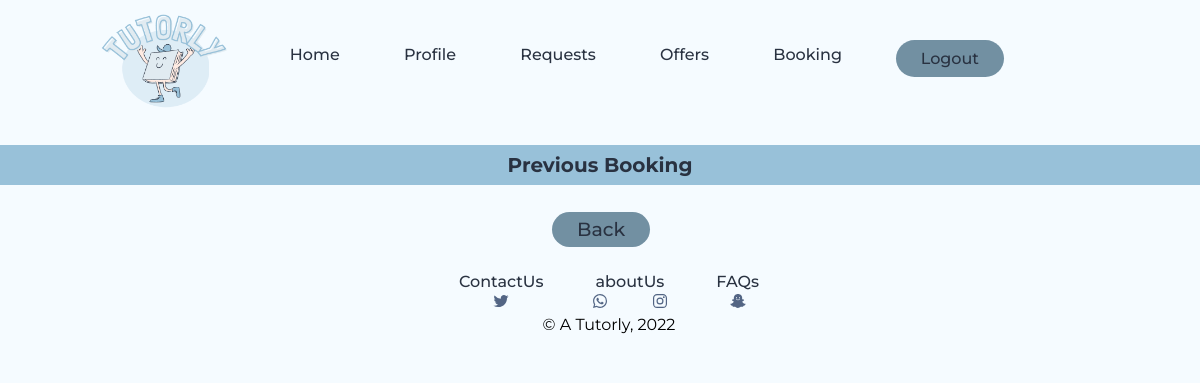
The page /php_files/PreviousBooking.php (signed in) on the database as committed earlier.
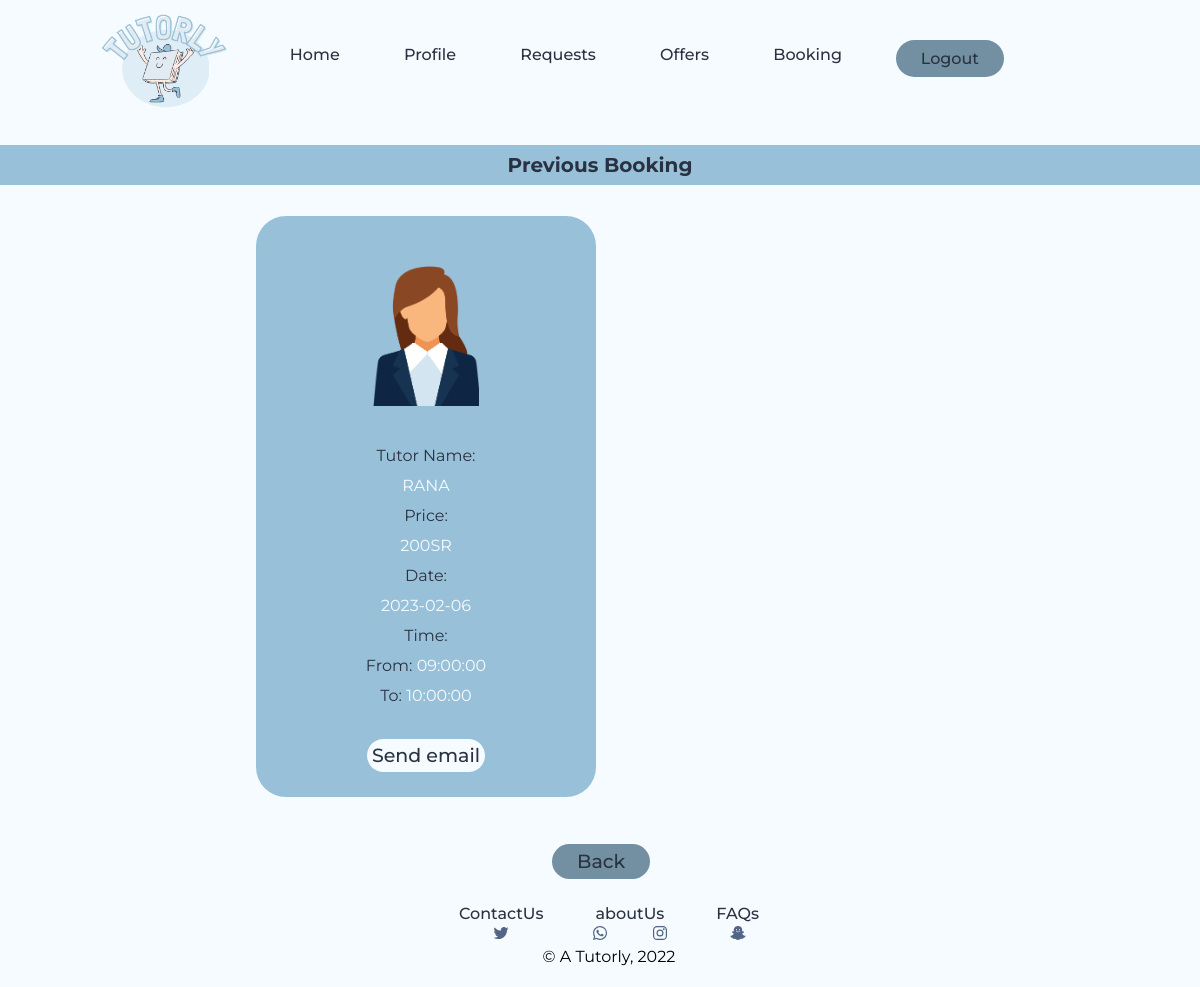
The same page on the database as committed later.
### tables this page shows
CREATE TABLE `offer` (
  `id` int(30) NOT NULL,
  `price` int(110) NOT NULL,
  `tutorName` varchar(200) NOT NULL,
  `RequestID` int(11) NOT NULL,
  `offerstatus` varchar(2000) NOT NULL,
  `tutorEmail` varchar(100) NOT NULL,
  `startDate` date NOT NULL,
  `startTime` time NOT NULL,
  `endTime` time NOT NULL
);

CREATE TABLE `tutor` (
  `email` varchar(100) NOT NULL,
  `password` varchar(30) NOT NULL,
  `firstName` varchar(100) NOT NULL,
  `lastName` varchar(100) NOT NULL,
  `gender` varchar(7) NOT NULL,
  `ID` int(11) NOT NULL,
  `age` int(11) NOT NULL,
  `city` varchar(30) NOT NULL,
  `phone` varchar(30) NOT NULL,
  `bio` text NOT NULL,
  `img` varchar(100) NOT NULL
);

CREATE TABLE `requests` (
  `TypeOfClass` varchar(100) NOT NULL,
  `ID` int(11) NOT NULL,
  `status` varchar(100) NOT NULL,
  `parentEmail` varchar(255) DEFAULT NULL,
  `startDate` date NOT NULL,
  `startTime` time NOT NULL,
  `endTime` time NOT NULL,
  `comments` text NOT NULL,
  `created_at` datetime NOT NULL DEFAULT current_timestamp() ON UPDATE current_timestamp()
);

### php_files/PreviousBooking.php (the view, shortened to what this page needs)
<!DOCTYPE html>
<html>
    <head>
    <link rel ="stylesheet" type= "text/css" href="../css_files/common.css">
    <link rel ="stylesheet" type= "text/css" href="../css_files/TutorsOffers.css">
    </head>
     <body>
     <?php include("../php_files/parentHeader.php");?>
        <h2> Previous Booking</h2>
        <?php
         $servername= "localhost";
         $username= "root" ;
         $password= "";
         $dbname= "381" ;
         $connection= mysqli_connect($servername,$username,$password,$dbname);
         $session_email= $_SESSION['email'];
         $sql = "SELECT * FROM `offer`  INNER JOIN requests
         ON requests.ID = offer.RequestID  INNER JOIN tutor
         ON tutor.email  = offer.tutorEmail   where requests.parentEmail='$session_email' and offer.offerstatus='accepted'";
         $userFound = mysqli_query($connection,$sql);
         if($userFound){
         if(mysqli_num_rows($userFound) > 0) {
         while ($row = mysqli_fetch_assoc($userFound)) {
         if (date('Y-m-d') >$row['startDate']) {
        ?>
        <div class="PreviousBooking">
            <p class="container" style="width: 340px; height:auto;">
             <img src="../images/<?php echo $row['img']; ?>" class="pic"  height="190" style="padding:20px;" alt="Tutor picture"><br>
              <label class="nameLabel">Tutor Name: </label><br>
              <label class="Name"><?php echo $row['tutorName']; ?></label><br>
              <label class="priceLabel"> Price: </label><br>
              <label class="Price"> <?php echo $row['price']; ?>SR</label><br>
              <label class="DateLabel">Date: </label><br>
              <label class="Date"><?php echo $row['startDate']; ?> </label> <br>
              <label class="TimeLabel"> Time: </label><br>
              <label class="TimeLabel"> From: </label>
              <label class="Time"> <?php echo $row['startTime']; ?></label><br>
              <label class="TimeLabel"> To: </label>
              <label class="Time"> <?php echo $row['endTime']; ?></label><br><br>
             <a class ="email" href="mailto:<?php echo($row['tutorEmail']);?>; ?>">Send email</a>
             </p>
             </div>
             <?php }
}
}
} ?>
        <br><br>
        <p><a class= "button1" style="margin-left:46%;" href="../php_files/HomePageParent.php">Back</a></p>
        <br>
        <?php include("../php_files/footer.php");?>
     </body>
</html>

Rows that differ between the two databases and show on the page:
now on this page (row edited): offer: tutorEmail.img (picture), tutorName "RANA", price "200", RequestID.startDate "2023-02-06", RequestID.startTime "09:00:00", RequestID.endTime "10:00:00"
